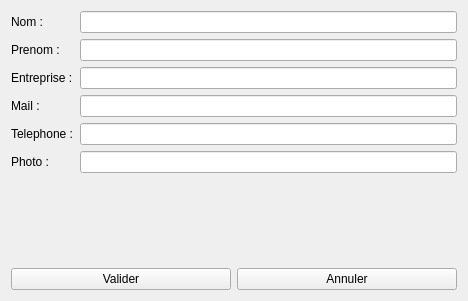
<?xml version="1.0" encoding="UTF-8"?>
<ui version="4.0">
 <class>ModifierContact</class>
 <widget class="QWidget" name="ModifierContact">
  <property name="geometry">
   <rect>
    <x>0</x>
    <y>0</y>
    <width>468</width>
    <height>301</height>
   </rect>
  </property>
  <property name="windowTitle">
   <string>Modifier</string>
  </property>
  <layout class="QVBoxLayout" name="verticalLayout">
   <item>
    <layout class="QFormLayout" name="formLayout">
     <item row="0" column="0">
      <widget class="QLabel" name="label">
       <property name="text">
        <string>Nom :</string>
       </property>
      </widget>
     </item>
     <item row="0" column="1">
      <widget class="QLineEdit" name="LineNom"/>
     </item>
     <item row="1" column="0">
      <widget class="QLabel" name="label_2">
       <property name="text">
        <string>Prenom :</string>
       </property>
      </widget>
     </item>
     <item row="1" column="1">
      <widget class="QLineEdit" name="LinePrenom"/>
     </item>
     <item row="2" column="0">
      <widget class="QLabel" name="label_3">
       <property name="text">
        <string>Entreprise :</string>
       </property>
      </widget>
     </item>
     <item row="2" column="1">
      <widget class="QLineEdit" name="LineEntreprise"/>
     </item>
     <item row="3" column="0">
      <widget class="QLabel" name="label_4">
       <property name="text">
        <string>Mail :</string>
       </property>
      </widget>
     </item>
     <item row="3" column="1">
      <widget class="QLineEdit" name="LineMail"/>
     </item>
     <item row="4" column="0">
      <widget class="QLabel" name="label_5">
       <property name="text">
        <string>Telephone :</string>
       </property>
      </widget>
     </item>
     <item row="4" column="1">
      <widget class="QLineEdit" name="LineTelephone"/>
     </item>
     <item row="5" column="0">
      <widget class="QLabel" name="label_7">
       <property name="text">
        <string>Photo :</string>
       </property>
      </widget>
     </item>
     <item row="5" column="1">
      <widget class="QLineEdit" name="LinePhoto"/>
     </item>
    </layout>
   </item>
   <item>
    <layout class="QHBoxLayout" name="horizontalLayout">
     <item>
      <widget class="QPushButton" name="PBValider">
       <property name="text">
        <string>Valider</string>
       </property>
      </widget>
     </item>
     <item>
      <widget class="QPushButton" name="PBAnnuler">
       <property name="text">
        <string>Annuler</string>
       </property>
      </widget>
     </item>
    </layout>
   </item>
  </layout>
 </widget>
 <resources/>
 <connections/>
</ui>
